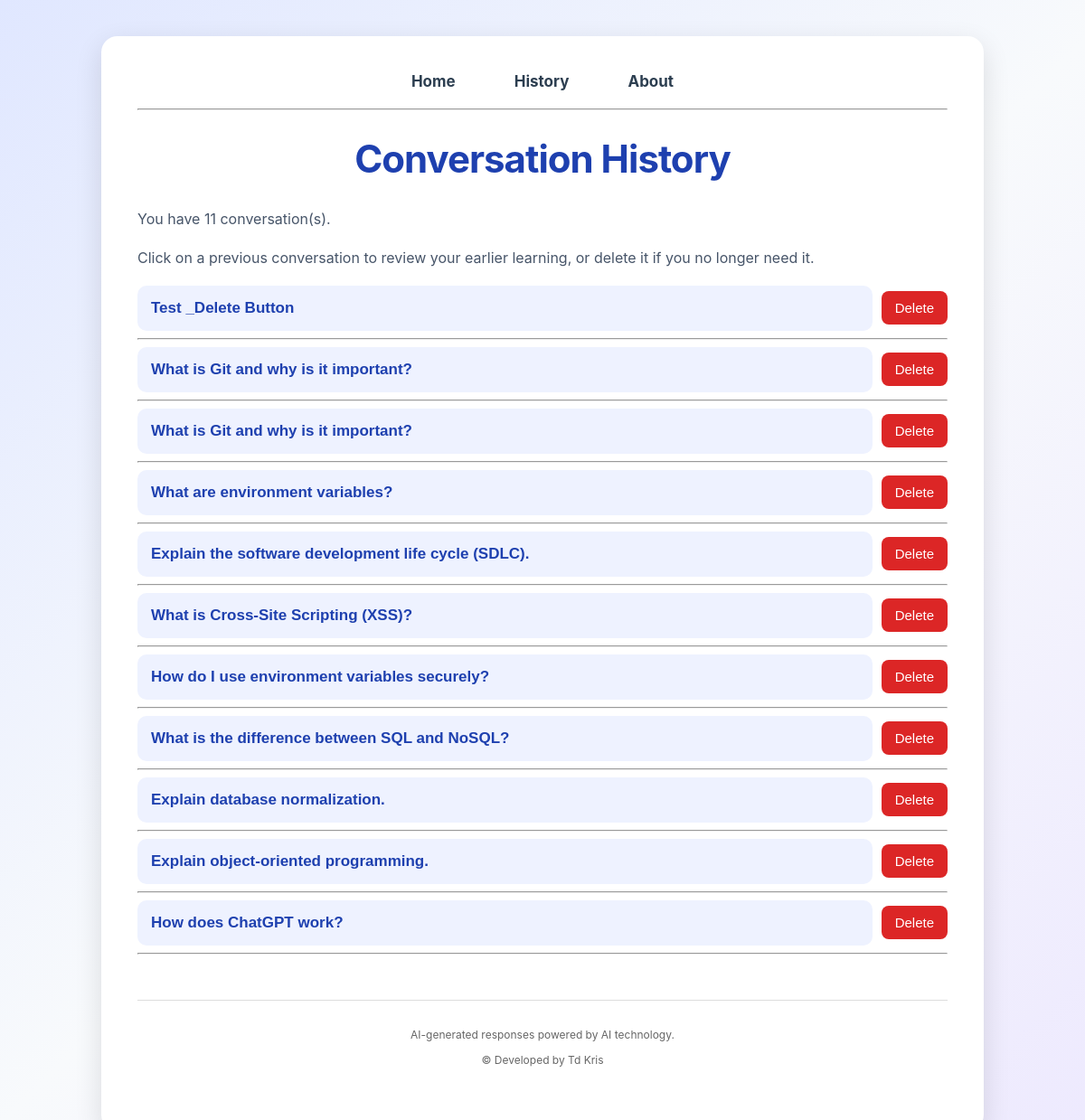
The app's page /history with its own data.
### tables this page shows
CREATE TABLE conversations(
            id INTEGER PRIMARY KEY AUTOINCREMENT,
            question TEXT,
            answer TEXT,
            created_at TIMESTAMP DEFAULT CURRENT_TIMESTAMP
        );

### app/main.py (the view)
@app.get("/history", response_class=HTMLResponse)
async def history(request: Request):
    conversations = get_all_conversations()
    return templates.TemplateResponse(
        request=request,
        name="history.html",
        context={
            "request": request,
            "conversations": conversations
        }
    )

### app/templates/history.html (shortened to what this page needs)
<!DOCTYPE html>
<html>
<head>
    <link rel="stylesheet" href="/static/style.css">
</head>
<body>
<div class="container">
<nav>
    <a href="/">Home</a>
    <a href="/history">History</a>
    <a href="/about">About</a>
</nav>
<hr>
<h1>Conversation History</h1>
<p>You have {{ conversations|length }} conversation(s).</p>
<p>Click on a previous conversation to review your earlier learning, or delete it if you no longer need it.</p>
{% if conversations %}
{% for conversation in conversations %}
    <div class="history-menu">
    <div class="history-header">
    <button class="history-question" onclick="toggleanswer('{{ loop.index }}')">
    {{ conversation["question"] }}
    </button>
    <form method="post"
        action="/delete/{{ conversation['id'] }}"
        onsubmit="return confirm('Are you sure you want to delete this conversation?');">
        <button class="delete-button" type="submit">
         Delete
    </button>
    </form>
</div>
</div>
<hr>
{% endfor %}
{% else %}
<div class="no-history">
    <h3> No Conversation History </h3>
</div>
{% endif %}
    <footer>
    <p>
         AI-generated responses powered by AI technology.
    </p>
    <p>
        &copy;  Developed by Td Kris
    </p>
</footer>
</div>
</body>
</html>

### static/style.css (style rules this page uses)
body { font-family: "Inter", "Segoe UI", sans-serif; background: linear-gradient( 135deg, #e0e7ff, #f8fafc, #ede9fe ); margin: 0; padding: 40px; }
.container { width: 80%; max-width: 900px; margin: auto; background: white; padding: 40px; border-radius: 18px; box-shadow: 0 10px 30px rgba(0,0,0,0.12); }
nav { text-align: center; margin-bottom: 20px; display: flex; justify-content: center; align-items: center; gap: 25px; }
nav a { text-decoration: none; color: #2c3e50; font-weight: bold; margin: 0 20px; font-size: 17px; }
h1 { text-align: center; font-size: 42px; font-weight: 700; color: #1e40af; letter-spacing: -1px; }
p { color: #475569; line-height: 1.7; font-size: 16px; }
button { background:linear-gradient( 90deg, #2563eb, #7c3aed ); color: white; border: none; padding: 8px 16px; border-radius: 5px; font-size: 15px; cursor: pointer; transition: 0.3s; }
.history-question { width: 100%; text-align: left; background: #eef2ff; color: #1e40af; padding: 15px; border: none; border-radius: 10px; font-size: 17px; font-weight: 600; cursor: pointer; }
.history-header { display:flex; justify-content:space-between; align-items:center; gap:10px; }
.delete-button { background:#dc2626; color:white; padding:10px 15px; border-radius:8px; border:none; cursor:pointer; }
footer { text-align: center; margin-top: 50px; padding: 20px; border-top: 1px solid #ddd; }
footer p { margin: 8px 0; font-size: 12px; color: #666; }

### records on screen
conversations: question "Test _Delete Button"
conversations: question "What is Git and why is it important?"
conversations: question "What is Git and why is it important?"
conversations: question "What are environment variables?"
conversations: question "Explain the software development life cycle (SDLC)."
conversations: question "What is Cross-Site Scripting (XSS)?"
conversations: question "How do I use environment variables securely?"
conversations: question "What is the difference between SQL and NoSQL?"
conversations: question "Explain database normalization."
conversations: question "Explain object-oriented programming."
conversations: question "How does ChatGPT work?"

### other values on screen
{{ conversations|length }} "11"
